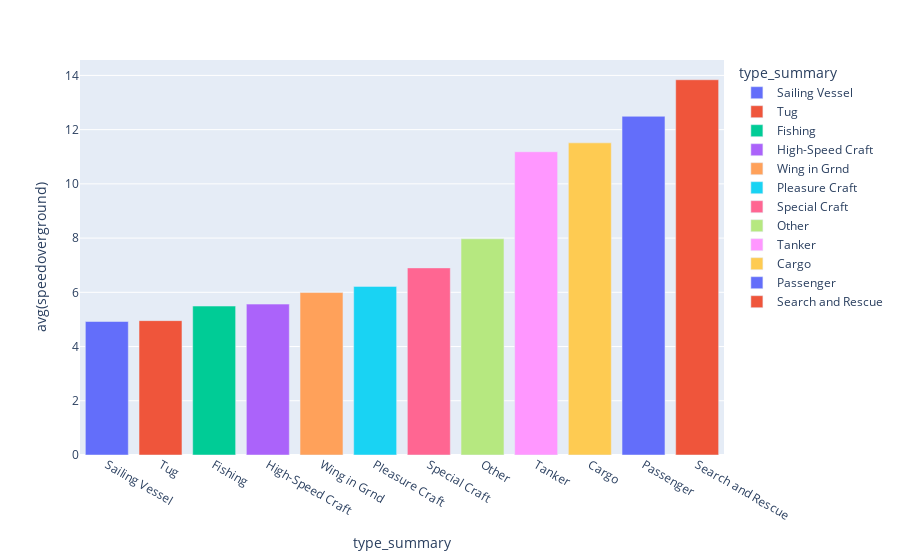

Notebook code for this chart:
### Code cell
px.bar(meandf.sort_values('avg(speedoverground)'), x='type_summary', y='avg(speedoverground)', color='type_summary')

### Figure 1 — Plotly figure (JSON) as saved in the notebook; plotly's stock layout.template omitted (floating-point values rounded to 4 significant figures)
{"data": [{"alignmentgroup": "True", "hovertemplate": "type_summary=%{x}<br>avg(speedoverground)=%{y}<extra></extra>", "legendgroup": "Sailing Vessel", "marker": {"color": "#636efa"}, "name": "Sailing Vessel", "offsetgroup": "Sailing Vessel", "orientation": "v", "showlegend": true, "textposition": "auto", "type": "bar", "x": ["Sailing Vessel"], "xaxis": "x", "y": [4.924], "yaxis": "y"}, {"alignmentgroup": "True", "hovertemplate": "type_summary=%{x}<br>avg(speedoverground)=%{y}<extra></extra>", "legendgroup": "Tug", "marker": {"color": "#EF553B"}, "name": "Tug", "offsetgroup": "Tug", "orientation": "v", "showlegend": true, "textposition": "auto", "type": "bar", "x": ["Tug"], "xaxis": "x", "y": [4.955], "yaxis": "y"}, {"alignmentgroup": "True", "hovertemplate": "type_summary=%{x}<br>avg(speedoverground)=%{y}<extra></extra>", "legendgroup": "Fishing", "marker": {"color": "#00cc96"}, "name": "Fishing", "offsetgroup": "Fishing", "orientation": "v", "showlegend": true, "textposition": "auto", "type": "bar", "x": ["Fishing"], "xaxis": "x", "y": [5.493], "yaxis": "y"}, {"alignmentgroup": "True", "hovertemplate": "type_summary=%{x}<br>avg(speedoverground)=%{y}<extra></extra>", "legendgroup": "High-Speed Craft", "marker": {"color": "#ab63fa"}, "name": "High-Speed Craft", "offsetgroup": "High-Speed Craft", "orientation": "v", "showlegend": true, "textposition": "auto", "type": "bar", "x": ["High-Speed Craft"], "xaxis": "x", "y": [5.565], "yaxis": "y"}, {"alignmentgroup": "True", "hovertemplate": "type_summary=%{x}<br>avg(speedoverground)=%{y}<extra></extra>", "legendgroup": "Wing in Grnd", "marker": {"color": "#FFA15A"}, "name": "Wing in Grnd", "offsetgroup": "Wing in Grnd", "orientation": "v", "showlegend": true, "textposition": "auto", "type": "bar", "x": ["Wing in Grnd"], "xaxis": "x", "y": [5.992], "yaxis": "y"}, {"alignmentgroup": "True", "hovertemplate": "type_summary=%{x}<br>avg(speedoverground)=%{y}<extra></extra>", "legendgroup": "Pleasure Craft", "marker": {"color": "#19d3f3"}, "name": "Pleasure Craft", "offsetgroup": "Pleasure Craft", "orientation": "v", "showlegend": true, "textposition": "auto", "type": "bar", "x": ["Pleasure Craft"], "xaxis": "x", "y": [6.218], "yaxis": "y"}, {"alignmentgroup": "True", "hovertemplate": "type_summary=%{x}<br>avg(speedoverground)=%{y}<extra></extra>", "legendgroup": "Special Craft", "marker": {"color": "#FF6692"}, "name": "Special Craft", "offsetgroup": "Special Craft", "orientation": "v", "showlegend": true, "textposition": "auto", "type": "bar", "x": ["Special Craft"], "xaxis": "x", "y": [6.901], "yaxis": "y"}, {"alignmentgroup": "True", "hovertemplate": "type_summary=%{x}<br>avg(speedoverground)=%{y}<extra></extra>", "legendgroup": "Other", "marker": {"color": "#B6E880"}, "name": "Other", "offsetgroup": "Other", "orientation": "v", "showlegend": true, "textposition": "auto", "type": "bar", "x": ["Other"], "xaxis": "x", "y": [7.975], "yaxis": "y"}, {"alignmentgroup": "True", "hovertemplate": "type_summary=%{x}<br>avg(speedoverground)=%{y}<extra></extra>", "legendgroup": "Tanker", "marker": {"color": "#FF97FF"}, "name": "Tanker", "offsetgroup": "Tanker", "orientation": "v", "showlegend": true, "textposition": "auto", "type": "bar", "x": ["Tanker"], "xaxis": "x", "y": [11.18], "yaxis": "y"}, {"alignmentgroup": "True", "hovertemplate": "type_summary=%{x}<br>avg(speedoverground)=%{y}<extra></extra>", "legendgroup": "Cargo", "marker": {"color": "#FECB52"}, "name": "Cargo", "offsetgroup": "Cargo", "orientation": "v", "showlegend": true, "textposition": "auto", "type": "bar", "x": ["Cargo"], "xaxis": "x", "y": [11.51], "yaxis": "y"}, {"alignmentgroup": "True", "hovertemplate": "type_summary=%{x}<br>avg(speedoverground)=%{y}<extra></extra>", "legendgroup": "Passenger", "marker": {"color": "#636efa"}, "name": "Passenger", "offsetgroup": "Passenger", "orientation": "v", "showlegend": true, "textposition": "auto", "type": "bar", "x": ["Passenger"], "xaxis": "x", "y": [12.49], "yaxis": "y"}, {"alignmentgroup": "True", "hovertemplate": "type_summary=%{x}<br>avg(speedoverground)=%{y}<extra></extra>", "legendgroup": "Search and Rescue", "marker": {"color": "#EF553B"}, "name": "Search and Rescue", "offsetgroup": "Search and Rescue", "orientation": "v", "showlegend": true, "textposition": "auto", "type": "bar", "x": ["Search and Rescue"], "xaxis": "x", "y": [13.84], "yaxis": "y"}], "layout": {"barmode": "relative", "legend": {"title": {"text": "type_summary"}, "tracegroupgap": 0}, "margin": {"t": 60}, "xaxis": {"anchor": "y", "categoryarray": ["Sailing Vessel", "Tug", "Fishing", "High-Speed Craft", "Wing in Grnd", "Pleasure Craft", "Special Craft", "Other", "Tanker", "Cargo", "Passenger", "Search and Rescue"], "categoryorder": "array", "domain": [0, 1], "title": {"text": "type_summary"}}, "yaxis": {"anchor": "x", "domain": [0, 1], "title": {"text": "avg(speedoverground)"}}}}
